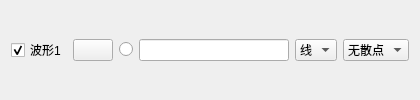
            <widget class="QWidget" name="widget_1" native="true">
             <property name="minimumSize">
              <size>
               <width>420</width>
               <height>22</height>
              </size>
             </property>
             <property name="maximumSize">
              <size>
               <width>420</width>
               <height>16777215</height>
              </size>
             </property>
             <layout class="QHBoxLayout" name="horizontalLayout_3">
              <item>
               <widget class="QCheckBox" name="chkVisibleCurve1">
                <property name="text">
                 <string>波形1</string>
                </property>
                <property name="checked">
                 <bool>true</bool>
                </property>
               </widget>
              </item>
              <item>
               <widget class="QPushButton" name="btnColourCurve1">
                <property name="text">
                 <string/>
                </property>
               </widget>
              </item>
              <item>
               <widget class="QRadioButton" name="rdoBoldCurve1">
                <property name="text">
                 <string/>
                </property>
                <property name="checked">
                 <bool>false</bool>
                </property>
               </widget>
              </item>
              <item>
               <widget class="QLineEdit" name="txtValueCurve1">
                <property name="minimumSize">
                 <size>
                  <width>80</width>
                  <height>0</height>
                 </size>
                </property>
                <property name="text">
                 <string/>
                </property>
               </widget>
              </item>
              <item>
               <widget class="QComboBox" name="cmbLineStyle1">
                <property name="currentIndex">
                 <number>1</number>
                </property>
                <item>
                 <property name="text">
                  <string>点</string>
                 </property>
                </item>
                <item>
                 <property name="text">
                  <string>线</string>
                 </property>
                </item>
                <item>
                 <property name="text">
                  <string>左</string>
                 </property>
                </item>
                <item>
                 <property name="text">
                  <string>右</string>
                 </property>
                </item>
                <item>
                 <property name="text">
                  <string>中</string>
                 </property>
                </item>
                <item>
                 <property name="text">
                  <string>积</string>
                 </property>
                </item>
               </widget>
              </item>
              <item>
               <widget class="QComboBox" name="cmbScatterStyle1">
                <property name="focusPolicy">
                 <enum>Qt::WheelFocus</enum>
                </property>
                <property name="maxVisibleItems">
                 <number>20</number>
                </property>
                <item>
                 <property name="text">
                  <string>无散点</string>
                 </property>
                 <property name="icon">
                  <iconset resource="res.qrc">
                   <normaloff>:/pic/ssNone.png</normaloff>:/pic/ssNone.png</iconset>
                 </property>
                </item>
                <item>
                 <property name="text">
                  <string>x形</string>
                 </property>
                 <property name="icon">
                  <iconset resource="res.qrc">
                   <normaloff>:/pic/ssCross.png</normaloff>:/pic/ssCross.png</iconset>
                 </property>
                </item>
                <item>
                 <property name="text">
                  <string>+形</string>
                 </property>
                 <property name="icon">
                  <iconset resource="res.qrc">
                   <normaloff>:/pic/ssPlus.png</normaloff>:/pic/ssPlus.png</iconset>
                 </property>
                </item>
                <item>
                 <property name="text">
                  <string>空心圆</string>
                 </property>
                 <property name="icon">
                  <iconset resource="res.qrc">
                   <normaloff>:/pic/ssCircle.png</normaloff>:/pic/ssCircle.png</iconset>
                 </property>
                </item>
                <item>
                 <property name="text">
                  <string>实心圆</string>
                 </property>
                 <property name="icon">
                  <iconset resource="res.qrc">
                   <normaloff>:/pic/ssDisc.png</normaloff>:/pic/ssDisc.png</iconset>
                 </property>
                </item>
                <item>
                 <property name="text">
                  <string>矩形</string>
                 </property>
                 <property name="icon">
                  <iconset resource="res.qrc">
                   <normaloff>:/pic/ssSquare.png</normaloff>:/pic/ssSquare.png</iconset>
                 </property>
                </item>
                <item>
                 <property name="text">
                  <string>菱形</string>
                 </property>
                 <property name="icon">
                  <iconset resource="res.qrc">
                   <normaloff>:/pic/ssDiamond.png</normaloff>:/pic/ssDiamond.png</iconset>
                 </property>
                </item>
                <item>
                 <property name="text">
                  <string>星形</string>
                 </property>
                 <property name="icon">
                  <iconset resource="res.qrc">
                   <normaloff>:/pic/ssStar.png</normaloff>:/pic/ssStar.png</iconset>
                 </property>
                </item>
                <item>
                 <property name="text">
                  <string>正三角</string>
                 </property>
                 <property name="icon">
                  <iconset resource="res.qrc">
                   <normaloff>:/pic/ssTriangle.png</normaloff>:/pic/ssTriangle.png</iconset>
                 </property>
                </item>
                <item>
                 <property name="text">
                  <string>倒三角</string>
                 </property>
                 <property name="icon">
                  <iconset resource="res.qrc">
                   <normaloff>:/pic/ssTriangleInverted.png</normaloff>:/pic/ssTriangleInverted.png</iconset>
                 </property>
                </item>
                <item>
                 <property name="text">
                  <string>x框</string>
                 </property>
                 <property name="icon">
                  <iconset resource="res.qrc">
                   <normaloff>:/pic/ssCrossSquare.png</normaloff>:/pic/ssCrossSquare.png</iconset>
                 </property>
                </item>
                <item>
                 <property name="text">
                  <string>+框</string>
                 </property>
                 <property name="icon">
                  <iconset resource="res.qrc">
                   <normaloff>:/pic/ssPlusSquare.png</normaloff>:/pic/ssPlusSquare.png</iconset>
                 </property>
                </item>
                <item>
                 <property name="text">
                  <string>x圆</string>
                 </property>
                 <property name="icon">
                  <iconset resource="res.qrc">
                   <normaloff>:/pic/ssCrossCircle.png</normaloff>:/pic/ssCrossCircle.png</iconset>
                 </property>
                </item>
                <item>
                 <property name="text">
                  <string>+圆</string>
                 </property>
                 <property name="icon">
                  <iconset resource="res.qrc">
                   <normaloff>:/pic/ssPlusCircle.png</normaloff>:/pic/ssPlusCircle.png</iconset>
                 </property>
                </item>
                <item>
                 <property name="text">
                  <string>和平</string>
                 </property>
                 <property name="icon">
                  <iconset resource="res.qrc">
                   <normaloff>:/pic/ssPeace.png</normaloff>:/pic/ssPeace.png</iconset>
                 </property>
                </item>
               </widget>
              </item>
             </layout>
            </widget>
